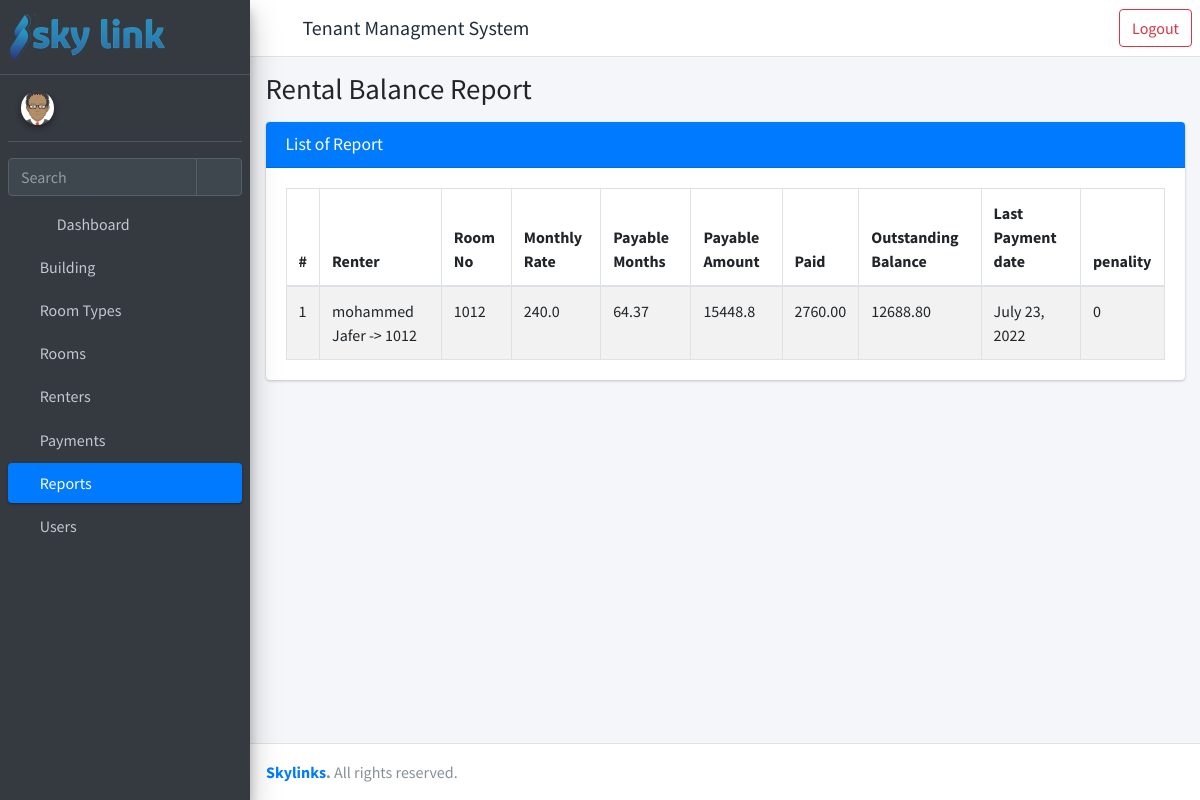
Before: /building/1/list-report/ (signed in) with the older database file.
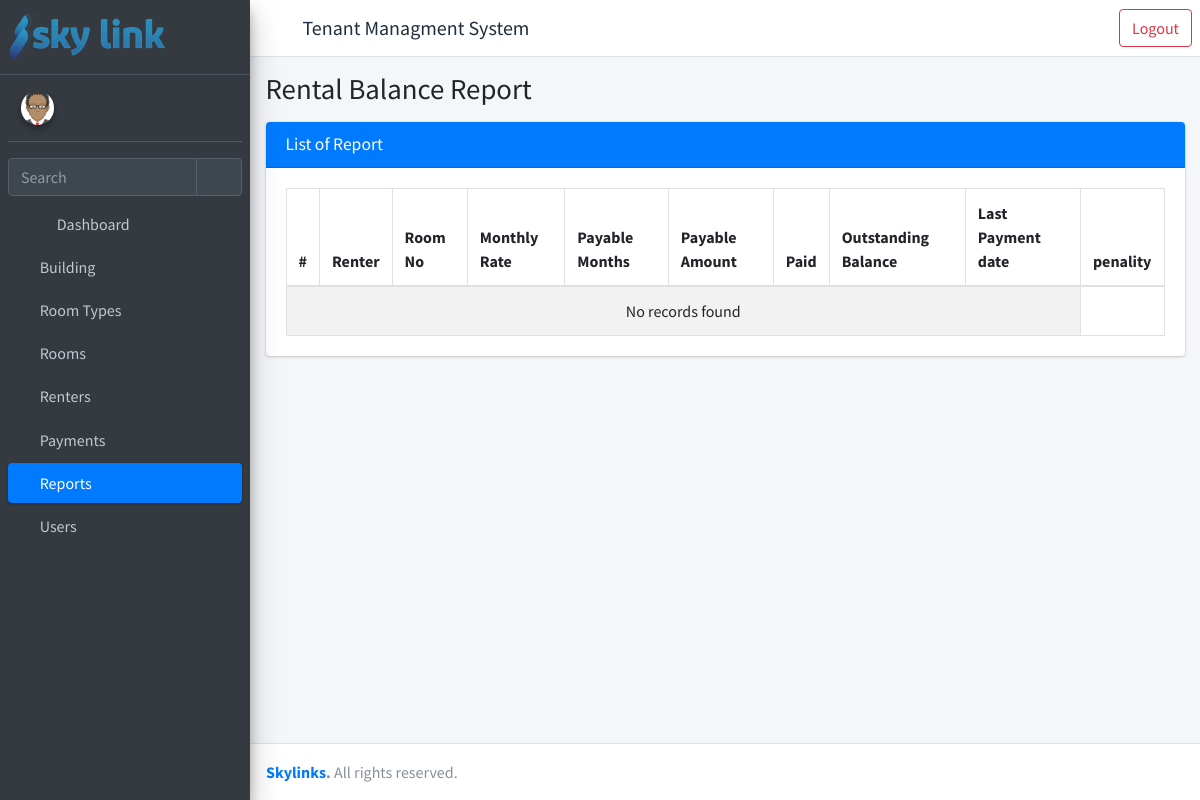
After: the same page with the newer database file.
### rent/models.py (models this page shows, shortened)
class Report(models.Model):
    renter = models.ForeignKey("rent.Renter", verbose_name=_(
        "Invoice No."), on_delete=models.CASCADE)
    payable_month = models.DecimalField(
        _("Payable Month"), max_digits=20, decimal_places=2, default=0)
    payable_amount = models.DecimalField(
        _("Payable Amount"), max_digits=10, decimal_places=2, default=0)
    total_paid = models.DecimalField(
        _("Total Paid"), max_digits=10, decimal_places=2, default=0, editable=False)
    def total_paid_calculator(self) -> Decimal:
        amount = self.payment_set.all().aggregate(Sum('amount'))
        vat = self.payment_set.all().aggregate(Sum('vat'))
        penality = self.payment_set.all().aggregate(Sum('penality'))
        if amount.get('amount__sum') is None:
            return Decimal(0)
        sum = amount.get('amount__sum') + vat.get('vat__sum') + \
            penality.get('penality__sum')
        total = sum + self.renter.deposited_amount
        return total
    @property
    def monthly_rate(self) -> float:
        return float(self.renter.room.total_price)
    @property
    def payable_months_value(self) -> float:
        date = rel(timezone.localtime().now(), self.renter.date_admitted)
        year = date.years
        months = date.months
        days = date.days
        total_months = (year*12)+(months)+(days/30)
        return round(total_months, 2)
    @property
    def payable_amount_value(self):
        return round(self.payable_months_value * self.monthly_rate, 2)
    @property
    def outstanding_balance(self):
        return round(self.payable_amount - self.total_paid, 2)
    @property
    def last_paid_date(self):
        queryset = self.payment_set.all().order_by("-created_date")
        if queryset:
            return queryset[0].paid_date
        else:
            return "Hasn't Paid Yet"
    @property
    def penality(self):
        if self.outstanding_balance < 0:
            return 0
        last_paid_date = self.last_paid_date
        if type(last_paid_date) == str:
            last_paid_date = self.renter.date_admitted
        number_of_days = rel(timezone.localtime().now(), last_paid_date)
        year = number_of_days.years
        months = number_of_days.months
        days = number_of_days.days
        total_days = ((year*12)+(months))*30 + days
        lookup_fields = models.Q(date_from__lte=total_days) & models.Q(
            date_to__gte=total_days)
        penality_query = Penality.objects.filter(lookup_fields)
        if not penality_query.exists():
            return 0
        penality = penality_query.first()
        penality_amount = (penality.penality_fee_percent /
                           100) * self.renter.room.total_price
        return round(penality_amount, 2)
    def save(self):
        self.payable_month = self.payable_months_value
        self.payable_amount = self.payable_amount_value
        self.total_paid = self.total_paid_calculator()
        return super().save()

class Renter(models.Model):
    first_name = models.CharField(_("First Name"), max_length=30)
    last_name = models.CharField(_("Last Name"), max_length=30)
    phone = models.IntegerField(_("Phone number"), )
    tin_no = models.IntegerField(_("Tin number"), )
    company_name = models.CharField(
        _("Company Name"), max_length=50,)
    deposited_amount = models.DecimalField(
        _("Deposited Amount"), max_digits=15, decimal_places=2, default=0)
    date_admitted = models.DateField(_("Date Admitted"), default=timezone.now)
    room = models.ForeignKey("rent.Room", verbose_name=_(
        "Room"), on_delete=models.PROTECT, related_name="rents")
    chat_id = models.IntegerField(_("Chat ID"),blank=True, null= True)
    license_img = models.ImageField(_("Company Licence"), upload_to="img/",null=True, blank=True)
    tin_img = models.ImageField(_("Tin Certificate"), upload_to="img/",null=True, blank=True)
    is_rented = models.BooleanField(_("Is Rented"), default=True)
    date_left = models.DateField(_("Date Field"), blank=True, null=True)
    created_by = models.ForeignKey(settings.AUTH_USER_MODEL, verbose_name=_(
        "Created By"), on_delete=models.PROTECT, related_name="created_by_renter")
    created_date = models.DateTimeField(_("Created Date"), auto_now_add=True)
    updated_by = models.ForeignKey(settings.AUTH_USER_MODEL, verbose_name=_(
        "Updated By"), on_delete=models.PROTECT, related_name="updated_by_renter")
    updated_date = models.DateTimeField(_("Updated Date"), auto_now=True)
    def full_name(self) -> str:
        return self.first_name + ' ' + self.last_name
    def __str__(self) -> str:
        return self.full_name() + f' -> {self.room}'

class Room(models.Model):
    building = models.ForeignKey("rent.Building", verbose_name=_(
        "Building"), on_delete=models.PROTECT)
    floor_no = models.PositiveIntegerField(_("Floor No."))
    room_type = models.ForeignKey("rent.RoomType", verbose_name=_(
        "Room Type"), on_delete=models.PROTECT)
    room_no = models.CharField(_("Room No."), max_length=10)
    width = models.DecimalField(
        _("Room Width"), max_digits=5, decimal_places=2, blank=True, null=True)
    length = models.DecimalField(
        _("Room Length"), max_digits=5, decimal_places=2, blank=True, null=True)
    area = models.DecimalField(_("Area"), max_digits=10, decimal_places=2)
    price_msq = models.DecimalField(
        _("Price per MSq"), max_digits=10, decimal_places=2)
    status = models.CharField(
        _("Status"), max_length=50, choices=STATUS_CHOICES, default="vacant")
    total_price = models.DecimalField(
        _("Total Price"), max_digits=10, decimal_places=2)
    room_img = models.ImageField(_("Room Image"), null=True, upload_to="img/", blank=True)
    is_active = models.BooleanField(default=True)
    created_by = models.ForeignKey(settings.AUTH_USER_MODEL, verbose_name=_(
        "Created By"), on_delete=models.PROTECT, related_name="created_by_room")
    created_date = models.DateTimeField(_("Created Date"), auto_now_add=True)
    updated_by = models.ForeignKey(settings.AUTH_USER_MODEL, verbose_name=_(
        "Updated By"), on_delete=models.PROTECT, related_name="updated_by_room")
    updated_date = models.DateTimeField(_("Updated Date"), auto_now=True)
    def __str__(self) -> str:
        return self.room_no

class Payment(models.Model):
    renter = models.ForeignKey("rent.Renter", verbose_name=_(
        "Renter"), on_delete=models.PROTECT)
    paid_date = models.DateField(_("Paid Date"), auto_now_add=True)
    no_of_months = models.PositiveIntegerField(_("No Of Months"))
    amount = models.DecimalField(
        _("Rent Cost"), max_digits=10, decimal_places=2)
    invoice_no = models.CharField(_("Invoice No"), max_length=50)
    slip_no = models.CharField(_("Slip No"), max_length=50)
    payment_method = models.CharField(
        _("Payment Method"), max_length=50, choices=PAYMENT_METHOD_CHOICES)
    remark = models.TextField(_("Remark"), blank=True, default="No Remark.")
    vat = models.DecimalField(_("VAT Amount"), max_digits=10, decimal_places=2)
    penality = models.DecimalField(
        _("Penality Amount"), max_digits=10, decimal_places=2, null=True , blank=True)
    report = models.ForeignKey("rent.Report", verbose_name=_(
        "Reported to."), on_delete=models.PROTECT, blank=True)
    created_by = models.ForeignKey(settings.AUTH_USER_MODEL, verbose_name=_(
        "Created By"), on_delete=models.PROTECT, related_name="created_by_payment")
    created_date = models.DateTimeField(_("Created Date"), auto_now_add=True)
    updated_by = models.ForeignKey(settings.AUTH_USER_MODEL, verbose_name=_(
        "Updated By"), on_delete=models.PROTECT, related_name="updated_by_payment")
    updated_date = models.DateTimeField(_("Updated Date"), auto_now=True)

### rent/views.py (the view)
class ReportListView(LoginRequiredMixin, ReportViewPermissionMixin, ListView):
    model = Report
    template_name = "rent/list-report.html"
    def get_context_data(self, **kwargs):
        context = super().get_context_data(**kwargs)
        context["title"] = " Rental Balance Report"
        context["open"] = "report"
        context['obj_model'] = "report"
        return {**context, **permissions(self.request)}
    def get_queryset(self):
        querset = Report.objects.filter(
            renter__room__building__id=self.kwargs.get('pk'))
        for object in querset.filter(renter__is_rented=True):
            object.save()  # make this using crone jobs
        return querset

### templates/rent/list-report.html (shortened to what this page needs)
{% extends 'rent/homepage.html' %}
{% load static %}
{% block main_page %}
<div class="content">
    <div class="container-fluid">
        <div class="card">
            <div class="card-header bg-primary">
                <h3 class="card-title ">List of {{ obj_model.capitalize }}</h3>
            </div>
            <div class="card-body">
                <table id="example1" class="table table-bordered table-striped">
                    <thead>
                            <tr>
                                <th>#</th>
                                <th>Renter</th>
                                <th>Room No</th>
                                <th>Monthly Rate</th>
                                <th>Payable Months</th>
                                <th>Payable Amount</th>
                                <th>Paid</th>
                                <th>Outstanding Balance</th>
                                <th>Last Payment date</th>
                                <th>penality</th>
                            </tr>
                        </thead>
                        <tbody>
                        {% if object_list.count > 0 %}
                            {% for data in object_list %}
                                <tr>
                                    <td>{{ forloop.counter }}</td>
                                    <td>{{ data.renter }}</td>
                                    <td>{{ data.renter.room }}</td>
                                    <td>{{ data.monthly_rate }}</td>
                                    {% if data.renter.is_rented %}
                                        <td>{{ data.payable_months_value }}</td>
                                        <td>{{ data.payable_amount_value }}</td>
                                    {% else %}
                                        <td>{{ data.payable_month }}</td>
                                        <td>{{ data.payable_amount }}</td>
                                    {% endif %}
                                    <td>{{ data.total_paid }}</td>
                                    <td>{{ data.outstanding_balance }}</td>
                                    <td>{{ data.last_paid_date }}</td>
                                    <td>{{ data.penality }}</td>
                                </tr>
                            {% endfor %}
                        {% else %}
                                <tr>
                                    <td colspan="9" class="dataTables_empty text-center" valign="top">No records found</td>
                                </tr>
                        {% endif %}
                            </tbody>
                        </table>
                    </div>
                </div>
            </div>
        </div>
        {% endblock main_page %}
        {% block scripts %}
        {% load static %}
        {% endblock scripts %}

Changed rows visible on the page:
removed Report: renter "mohammed Jafer -> 1012", renter.room "1012", monthly_rate "240.0", payable_months_value "64.37", payable_amount_value "15448.8", total_paid "2760.00", outstanding_balance "12688.80", last_paid_date "July 23, 2022", penality "0"
Other visible differences:
text now shown: "No records found"
